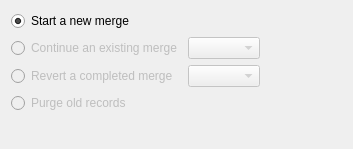
<?xml version="1.0" encoding="UTF-8"?>
<ui version="4.0">
 <class>crmaccountMergePickTaskPage</class>
 <widget class="QWizardPage" name="crmaccountMergePickTaskPage">
  <property name="geometry">
   <rect>
    <x>0</x>
    <y>0</y>
    <width>353</width>
    <height>149</height>
   </rect>
  </property>
  <property name="windowTitle">
   <string>WizardPage</string>
  </property>
  <property name="title">
   <string>Pick a Task</string>
  </property>
  <property name="subTitle">
   <string>This Wizard guides you through the steps of merging CRM Accounts. You can close at any time. The work in progress will be saved for you to come back to later.</string>
  </property>
  <layout class="QGridLayout" name="gridLayout">
   <item row="0" column="0">
    <widget class="QRadioButton" name="_startNew">
     <property name="text">
      <string>Start a new merge</string>
     </property>
     <property name="checked">
      <bool>true</bool>
     </property>
    </widget>
   </item>
   <item row="1" column="0">
    <widget class="QRadioButton" name="_continue">
     <property name="enabled">
      <bool>false</bool>
     </property>
     <property name="text">
      <string>Continue an existing merge</string>
     </property>
    </widget>
   </item>
   <item row="2" column="0">
    <widget class="QRadioButton" name="_revert">
     <property name="enabled">
      <bool>false</bool>
     </property>
     <property name="text">
      <string>Revert a completed merge</string>
     </property>
    </widget>
   </item>
   <item row="3" column="0">
    <widget class="QRadioButton" name="_startPurge">
     <property name="enabled">
      <bool>false</bool>
     </property>
     <property name="text">
      <string>Purge old records</string>
     </property>
    </widget>
   </item>
   <item row="4" column="0">
    <spacer name="verticalSpacer_2">
     <property name="orientation">
      <enum>Qt::Vertical</enum>
     </property>
     <property name="sizeHint" stdset="0">
      <size>
       <width>20</width>
       <height>40</height>
      </size>
     </property>
    </spacer>
   </item>
   <item row="1" column="3">
    <spacer name="horizontalSpacer">
     <property name="orientation">
      <enum>Qt::Horizontal</enum>
     </property>
     <property name="sizeHint" stdset="0">
      <size>
       <width>40</width>
       <height>20</height>
      </size>
     </property>
    </spacer>
   </item>
   <item row="2" column="1">
    <widget class="XComboBox" name="_completedMerge">
     <property name="enabled">
      <bool>false</bool>
     </property>
    </widget>
   </item>
   <item row="1" column="1">
    <widget class="XComboBox" name="_existingMerge">
     <property name="enabled">
      <bool>false</bool>
     </property>
    </widget>
   </item>
  </layout>
 </widget>
 <customwidgets>
  <customwidget>
   <class>XComboBox</class>
   <extends>QComboBox</extends>
   <header>xcombobox.h</header>
  </customwidget>
 </customwidgets>
 <tabstops>
  <tabstop>_startNew</tabstop>
  <tabstop>_continue</tabstop>
  <tabstop>_existingMerge</tabstop>
  <tabstop>_revert</tabstop>
  <tabstop>_completedMerge</tabstop>
  <tabstop>_startPurge</tabstop>
 </tabstops>
 <resources/>
 <connections/>
</ui>
